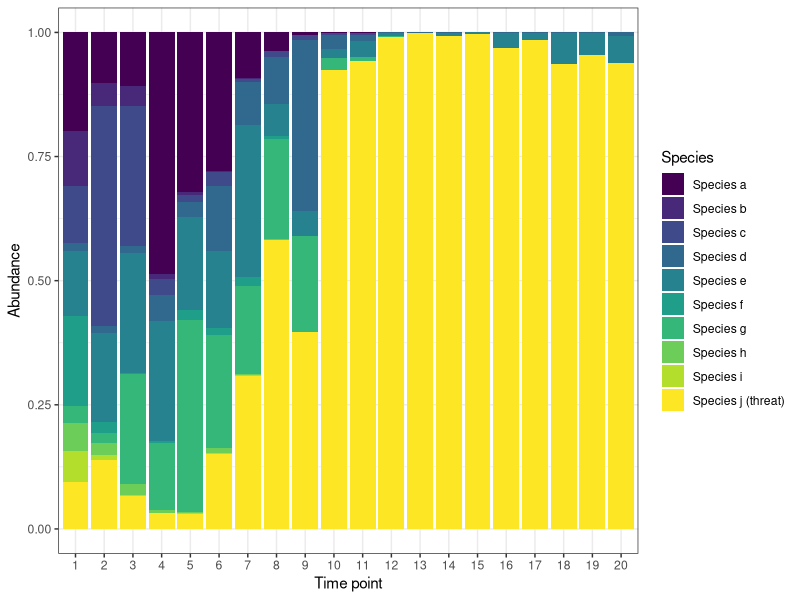
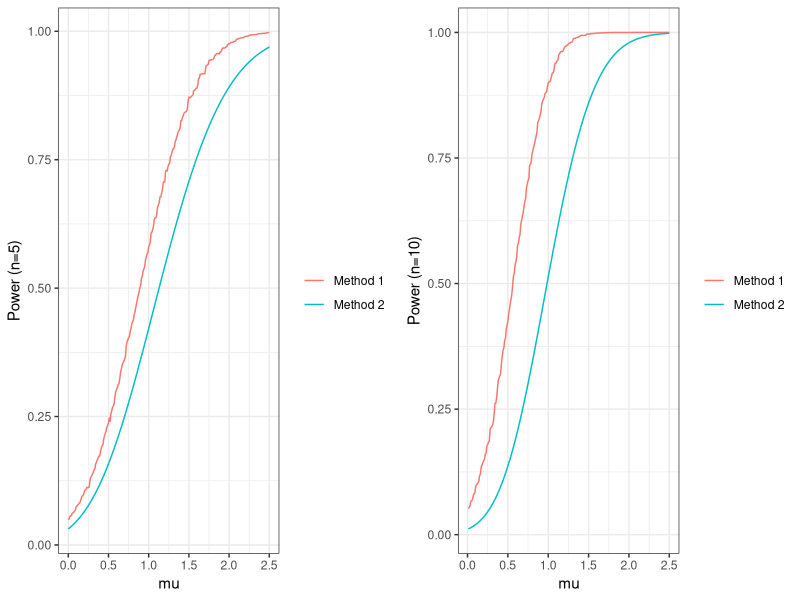
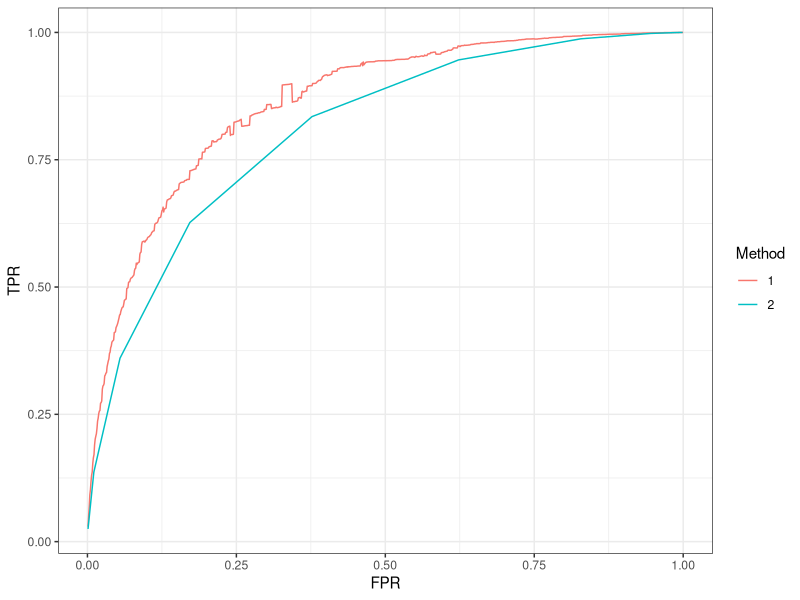

Source code (R) for these figures, in order:
## ---- chunk 1
list.of.packages <- c("ggplot2", "gridExtra", "reshape2", "viridis", "pracma")
new.packages <- list.of.packages[!(list.of.packages %in% installed.packages()[,"Package"])]
if(length(new.packages)) install.packages(new.packages)

library(ggplot2)
library(gridExtra)
library(reshape2)
library(viridis)
library(pracma)
## ---- chunk 2
set.seed(111)
nspecies = 10
time_points = 20
mu_1 <- 0.5
x <- matrix(nrow = nspecies, ncol = time_points)
x[,1] <- rnorm(nspecies)
for (i in 2:time_points) {
  x[,i] <- x[,i - 1] + rnorm(nspecies)
  x[nspecies, i] <- x[nspecies, i - 1] + rnorm(1, mu_1)
}
x <- exp(x)

x <- data.frame(x)
colnames(x) <- 1:time_points

x <- melt(x, id.vars=c())
colnames(x) <- c("Time", "Abundance")
x$Species <- rep(paste0("Species ", letters[1:nspecies]), nspecies)
x$Species[x$Species == "Species j"] = "Species j (threat)"

ggplot(x, aes(fill=Species, y=Abundance, x=Time)) + 
  geom_bar(position="fill", stat="identity") + 
  scale_fill_viridis(discrete = T) +
  theme_bw() + 
  xlab("Time point")
## ---- chunk 3
fun <- function(x, y, mu, sigma_sq, n, alpha) { 
  for_return <- (pt(x / sqrt(sigma_sq * y / ((n - 1) * n)), n-1) > 1 - alpha) * 
    dnorm(x, mu, sd = sqrt(sigma_sq / n)) * 
    dchisq(y, n-1)
  return (for_return)
}

power_1 <- function(mu, sigma_sq, n, alpha) {
  # Integrating from 5 sds below and above should be fine for mu and sigma_sq
  integral2(fun, mu - sqrt(sigma_sq) * 5, mu + sqrt(sigma_sq) * 5, 0, 10 * n, 
            mu=mu, sigma_sq=sigma_sq, n = n, alpha=alpha, reltol = 1e-14)$Q
}
## ---- chunk 4
sigma_sq <- 1
mu <- seq(0, 2.5, 0.01)
n <- 5
alpha <- 0.05

power_2 <- function(mu, sigma_sq, n, alpha) {
  1 - pbinom(qbinom(1-alpha, n, 1/2), n, pnorm(mu/sqrt(sigma_sq)))
}

results_mat <- matrix(nrow = length(mu), ncol = 3)
for (i in 1:length(mu)) {
  results_mat[i,] <- c(mu[i], power_1(mu[i], sigma_sq, n, alpha), 
                       power_2(mu[i], sigma_sq, n, alpha))
}

results_mat <- data.frame(results_mat)
colnames(results_mat) <- c("mu", "Method 1", "Method 2")
results_mat <- melt(results_mat, id.vars=c("mu"))

p1 <- ggplot(results_mat, aes(x=mu, y=value, col=variable)) + 
  geom_line() + 
  ylab("Power (n=5)") + 
  labs(col="") + 
  theme_bw()

sigma_sq <- 1
mu <- seq(0.01, 2.5, 0.01)
n <- 10
alpha <- 0.05

power_2 <- function(mu, sigma_sq, n, alpha) {
  1 - pbinom(qbinom(1-alpha, n, 1/2), n, pnorm(mu/sqrt(sigma_sq)))
}

results_mat <- matrix(nrow = length(mu), ncol = 3)
for (i in 1:length(mu)) {
  results_mat[i,] <- c(mu[i], power_1(mu[i], sigma_sq, n, alpha), 
                       power_2(mu[i], sigma_sq, n, alpha))
}

results_mat <- data.frame(results_mat)
colnames(results_mat) <- c("mu", "Method 1", "Method 2")
results_mat <- melt(results_mat, id.vars=c("mu"))

p2 <- ggplot(results_mat, aes(x=mu, y=value, col=variable)) + 
  geom_line() + 
  ylab("Power (n=10)") + 
  labs(col="") + 
  theme_bw()

grid.arrange(p1, p2, ncol=2)
## ---- chunk 5
mu <- 0.5
n <- 10
sigma_sq <- 1
alpha <- seq(0.001, 1, 0.001)
plot_df <- data.frame("FPR" = c(alpha, 1 - pbinom(qbinom(1 - alpha, n, 1/2), n, 1/2)), 
                      "TPR" = c(unlist(sapply(alpha, power_1, mu=mu, sigma_sq=sigma_sq, n=n)), 
                                power_2(mu, sigma_sq, n, alpha)),
                      "Method" = rep(c("1", "2"), each=length(alpha)))
ggplot(plot_df, aes(x=FPR, y=TPR, col=Method)) + 
  geom_line() + 
  theme_bw()
## ---- chunk 6
n <- 10
phat <- 0.8
pnorm(2 * sqrt(n) * (phat-0.5), 0, 1, lower.tail = F)
## ---- chunk 7
pchisq(2 * (n * log(2) + n * phat * log(phat) + (n - n * phat) * log(1 - phat)), 
       df = 1, lower.tail = F) / 2
## ---- chunk 8
1 - pbinom(8-1, 10, 1/2)
